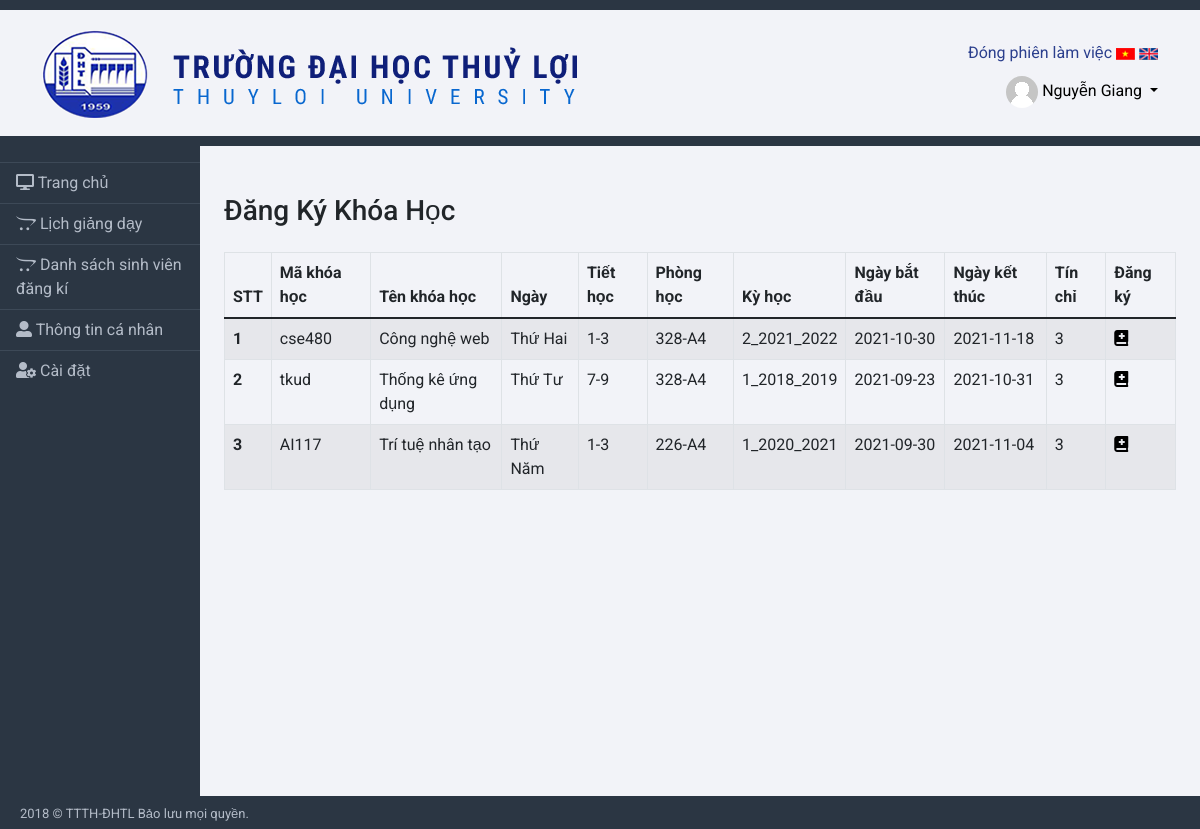
The app's page /register_course.php (signed in) with its own data.
### tables this page shows
CREATE TABLE `tb_course` (
  `id_course` int(11) NOT NULL,
  `code_course` varchar(50) NOT NULL,
  `name_course` varchar(50) NOT NULL,
  `days` varchar(20) NOT NULL,
  `lesson` varchar(10) NOT NULL,
  `id_room` int(11) NOT NULL,
  `id_semester` int(11) NOT NULL,
  `startdate` date NOT NULL,
  `enddate` date NOT NULL,
  `credit` int(11) NOT NULL,
  `status` int(11) NOT NULL DEFAULT 0,
  `amount` int(11) NOT NULL
);

CREATE TABLE `tbl_room` (
  `id_room` int(11) NOT NULL,
  `name_room` varchar(50) NOT NULL
);

CREATE TABLE `tbl_semester` (
  `id_semester` int(11) NOT NULL,
  `name_semester` varchar(50) NOT NULL
);

### register_course.php (the view, shortened to what this page needs)
<?php
include('./bridge/menu.php')
?>
<div class="row">
    <div class="col-12">
        <br />
        <h3>Đăng Ký Khóa Học</h3>
        <div class="table-responsive table-responsive-md">
            <form method="POST">
                <table class="table table-striped table-hover table-bordered mt-3">
                    <thead>
                        <tr>
                            <th scope="col">STT</th>
                            <th scope="col">Mã khóa học</th>
                            <th scope="col">Tên khóa học</th>
                            <th scope="col">Ngày</th>
                            <th scope="col">Tiết học</th>
                            <th scope="col">Phòng học</th>
                            <th scope="col">Kỳ học</th>
                            <th scope="col">Ngày bắt đầu</th>
                            <th scope="col">Ngày kết thúc</th>
                            <th scope="col">Tín chỉ</th>
                            <th scope="col">
                                Đăng ký
                            </th>
                        </tr>
                    </thead>
                    <tbody>
                        <?php
                        $sql = "SELECT id_course,code_course,name_course,days,lesson,name_room,name_semester,startdate,enddate,credit,status FROM tb_course,tbl_room,tbl_semester where tb_course.id_room = tbl_room.id_room AND tb_course.id_semester = tbl_semester.id_semester and tb_course.status=1 ";
                        $result = mysqli_query($conn, $sql);
                        if (mysqli_num_rows($result) > 0) {
                            $i = 1;
                            while ($row = mysqli_fetch_assoc($result)) {
                        ?>
                                <tr>
                                    <th scope="row"><?php echo $i; ?> </th>
                                    <td><?php echo $row['code_course']; ?> </td>
                                    <td><?php echo $row['name_course']; ?> </td>
                                    <td><?php echo $row['days']; ?> </td>
                                    <td><?php echo $row['lesson']; ?> </td>
                                    <td><?php echo $row['name_room']; ?> </td>
                                    <td><?php echo $row['name_semester']; ?> </td>
                                    <td><?php echo $row['startdate']; ?> </td>
                                    <td><?php echo $row['enddate']; ?> </td>
                                    <td><?php echo $row['credit']; ?> </td>
                                    <td>
                                        <?php
                                            $idc = $row['id_course'];
                                            $idu = $_SESSION['id_user'];
                                            $sql2 = "select * from tbl_register where id_course = $idc and id_user = $idu";
                                            $res=mysqli_query($conn, $sql2);
                                            if(mysqli_num_rows($res)>0){
                                                ?>
                                                <a href="#"  >  <i class="fas fa-check-circle"></i></a>
                                                <?php
                                            }else{
                                                ?>
                                                <a href="process_register.php?id_course=<?php echo $row['id_course'];?>&id_user=<?php echo $_SESSION['id_user'];?>"  >  <i class="fas fa-book-medical"></i></a>
                                                <?php
                                            }
                                        ?>
                                    </td>
                                </tr>
                        <?php
                                $i++;
                            }
                        }
                        ?>
                    </tbody>
                </table>
            </form>
        </div>
    </div>
</div>
<?php
include('./bridge/footer.php');
?>

### css/main.css (style rules this page uses)
* { padding: 0; margin: 0; border: none; font-family: "Roboto", sans-serif; }
a { color: black; }
a { text-decoration: none; }

### records on screen
tb_course: code_course "cse480", name_course "Công nghệ web", days "Thứ Hai", lesson "1-3", id_room.name_room "328-A4", id_semester.name_semester "2_2021_2022", startdate "2021-10-30", enddate "2021-11-18", credit "3"
tb_course: code_course "tkud", name_course "Thống kê ứng dụng", days "Thứ Tư", lesson "7-9", id_room.name_room "328-A4", id_semester.name_semester "1_2018_2019", startdate "2021-09-23", enddate "2021-10-31", credit "3"
tb_course: code_course "AI117", name_course "Trí tuệ nhân tạo", days "Thứ Năm", lesson "1-3", id_room.name_room "226-A4", id_semester.name_semester "1_2020_2021", startdate "2021-09-30", enddate "2021-11-04", credit "3"

### other values on screen
$_SESSION['user'] "Nguyễn Giang"
